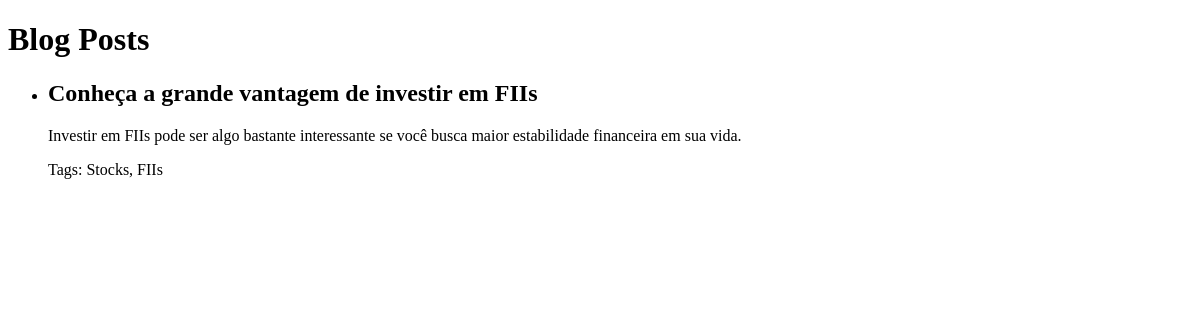
/blog/, run on an earlier commit of the app's database.
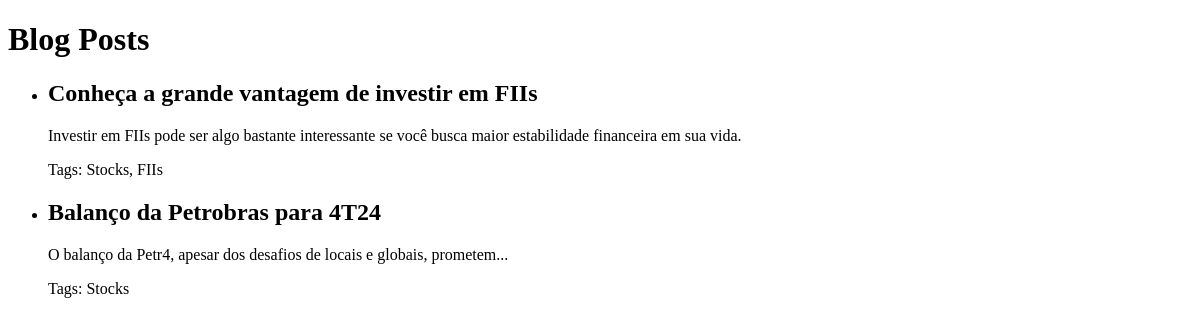
And on a later commit of the database.
### core/models.py (models this page shows, shortened)
class Post(models.Model):
    title = models.CharField(max_length=255)
    content = models.TextField()
    created_at = models.DateTimeField(auto_now_add=True)
    tags = models.ManyToManyField(Tag, related_name='posts')
    class Meta:
        verbose_name = 'Post'
        verbose_name_plural = 'Posts'

class Tag(models.Model):
    name = models.CharField(max_length=255)
    class Meta:
        verbose_name = 'Tag'
        verbose_name_plural = 'Tags'

### core/views.py (the view)
# urls.py: path('blog/', views.blog_list, name='blog-list'),
def blog_list(request):
    posts = Post.objects.all()
    return render(request, 'core/blog_list.html', {'posts': posts})

### core/templates/core/blog_list.html (shortened to what this page needs)
<!DOCTYPE html>
<html lang="en">
<head>
</head>
<body>
    <h1>Blog Posts</h1>
    <ul>
        {% for post in posts %}
        <li>
            <h2>{{ post.title }}</h2>
            <p>{{ post.content }}</p>
            <p>Tags:
                {% for tag in post.tags.all %}
                    {{ tag.name }}{% if not forloop.last %}, {% endif %}
                {% endfor %}
            </p>
        </li>
        {% endfor %}
    </ul>
</body>
</html>

What changed in the data, as far as the page shows it:
added Post: title "Balanço da Petrobras para 4T24", content "O balanço da Petr4, apesar dos desafios de locais e globais, prometem...", Tag (name "Stocks")
